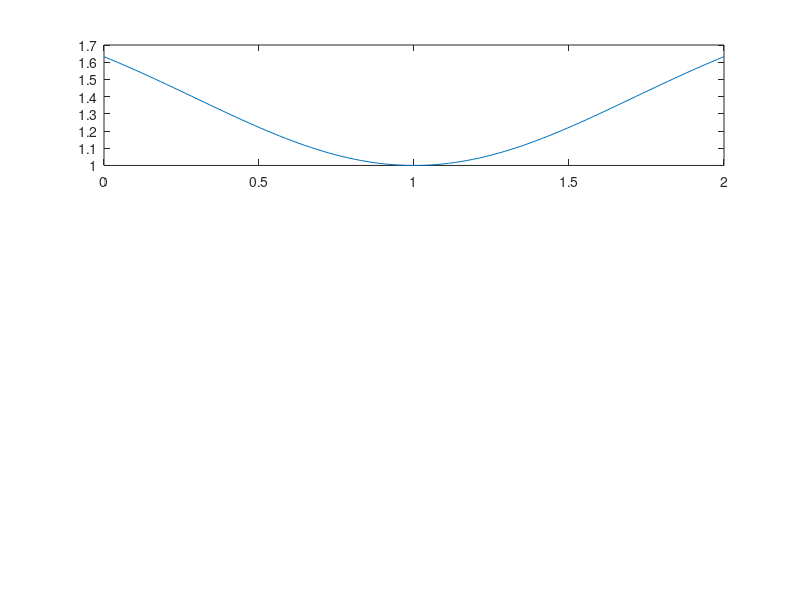

MATLAB code for this plot: (Note: this script raises an error after producing the figure.)
dvdr = @(v,dAdr,vs) v*(-dAdr)./(1-v.^2/vs^2);

vs = 1;
v = linspace(0,3,1000);
dAdr = -1; % converging

plot(v/vs,dvdr(v,dAdr,vs),'.',v/vs,dvdr(v,-dAdr,vs),'.',v/vs,dvdr(v,0,vs),'.')
legend('converging','diverging')
grid on

%%

fun_r = @(x,x0,rmin,rmax) rmax - rmin*exp(-(x-x0).^2);
fun_A = @(x,x0,rmin,rmax) pi*fun_r(x,x0,rmin,rmax).^2;

xvec = linspace(0,2);
dx = xvec(2) - xvec(1);
x0 = 1;
rmin = 1;
rmax = 2;


nrows = 3;
ncols = 1;
isub = 1;

hca = subplot(nrows,ncols,isub); isub = isub + 1;
plot(hca,xvec,fun_r(xvec,x0,rmin,rmax))
hca.YLim = [0 rmax];

hca = subplot(nrows,ncols,isub); isub = isub + 1;
plot(hca,xvec,fun_A(xvec,x0,rmin,rmax))
hca.YLim(1) = 0;

hca = subplot(nrows,ncols,isub); isub = isub + 1;
plot(hca,xvec(2:end),diff(fun_A(xvec,x0,rmin,rmax))/dx)


%% Syms, Venturi/Venturi-Laval
% Define variables
syms x v(x) t
Dv = diff(v,x);

% Define constants
rmax = 2;
rmin = 1.8506; % v0 = 0.2vs
rmin = 0.5;

vs = 1;
x0 = 3;
xvec = linspace(0,2*x0,1000);

% Specify box
r = rmax - (rmax-rmin)*exp(-(x-x0)^2);
r = 0.1*x/(rmax-rmin);
A = pi*r^2;
dAdx = gradient(A,x);

% Specify and solve ode
ode = Dv == v*(-dAdx/A)/(1-v^2/vs^2);
cond1 = v(x0) == 1.0*vs;
cond2 = Dv(x0) == 0;
conds = [cond1];
%cond = r(0) == 0;
vSolx = dsolve(ode,conds);
dvdx = gradient(vSolx,x);

% Numerical
%rhs = matlabFunction(v*(-dAdx/A)/(1-v^2/vs^2));
%v_num = ode45(rhs,[0 x0],[0.1 0.1]);


% Make functions
mf_r = matlabFunction(r);
mf_A = matlabFunction(A);
mf_dAdx = matlabFunction(dAdx);
mf_v = matlabFunction(vSolx);
mf_dvdx = matlabFunction(dvdx);

% Plot
nrows = 5;
ncols = 1;
isub = 1;

hca = subplot(nrows,ncols,isub); isub = isub + 1;
plot(hca,xvec,mf_r(xvec))
hca.XLabel.String = 'x';
hca.YLabel.String = 'r';
hca.YLim = [0 rmax];

hca = subplot(nrows,ncols,isub); isub = isub + 1;
plot(hca,xvec,mf_A(xvec))
hca.XLabel.String = 'x';
hca.YLabel.String = 'A';
hca.YLim(1) = 0;

hca = subplot(nrows,ncols,isub); isub = isub + 1;
plot(hca,xvec,mf_dAdx(xvec))
hca.XLabel.String = 'x';
hca.YLabel.String = 'dA/dx';

hca = subplot(nrows,ncols,isub); isub = isub + 1;
plot(hca,xvec,real(mf_v(xvec)),xvec,imag(mf_v(xvec)))
hca.XLabel.String = 'x';
hca.YLabel.String = 'v';

hca = subplot(nrows,ncols,isub); isub = isub + 1;
%plot(hca,mf_v(xvec),real(mf_v(xvec)),xvec,imag(mf_v(xvec)))
plot(hca,mf_v(xvec)/vs,mf_dvdx(xvec))
hca.XLabel.String = 'v/v_s';
hca.YLabel.String = 'dv/dx';

%% Numerical, Venturi/Venturi-Laval
% Define variables
syms x v(x)
Dv = diff(v,x);

% Define constants
rmax = 2;
rmin = 1.8506; % v0 = 0.2vs
rmin = 1.5;

vs = 1;
x0 = 3;
xvec = linspace(0,2*x0,1000);

% Specify box
r = rmax - (rmax-rmin)*exp(-(x-x0)^2);
%r = 0.1*x/(rmax-rmin);
A = pi*r^2;
dAdx = gradient(A,x);

% Specify and solve ode
ode = Dv == v*(-dAdx/A)/(1-v^2/vs^2);
cond1 = v(x0) == 1*vs;
cond2 = Dv(x0) == 0;
conds = [cond1];
%cond = r(0) == 0;
vSolx = dsolve(ode,conds);
dvdx = gradient(vSolx,x);

% Make functions
mf_r = matlabFunction(r);
mf_A = matlabFunction(A);
mf_dAdx = matlabFunction(dAdx);
mf_v = matlabFunction(vSolx);
mf_dvdx = matlabFunction(dvdx);

% Plot
nrows = 5;
ncols = 1;
isub = 1;

hca = subplot(nrows,ncols,isub); isub = isub + 1;
plot(hca,xvec,mf_r(xvec))
hca.XLabel.String = 'x';
hca.YLabel.String = 'r';
hca.YLim = [0 rmax];

hca = subplot(nrows,ncols,isub); isub = isub + 1;
plot(hca,xvec,mf_A(xvec))
hca.XLabel.String = 'x';
hca.YLabel.String = 'A';
hca.YLim(1) = 0;

hca = subplot(nrows,ncols,isub); isub = isub + 1;
plot(hca,xvec,mf_dAdx(xvec))
hca.XLabel.String = 'x';
hca.YLabel.String = 'dA/dx';

hca = subplot(nrows,ncols,isub); isub = isub + 1;
plot(hca,xvec,real(mf_v(xvec)),xvec,imag(mf_v(xvec)))
hca.XLabel.String = 'x';
hca.YLabel.String = 'v';

hca = subplot(nrows,ncols,isub); isub = isub + 1;
%plot(hca,mf_v(xvec),real(mf_v(xvec)),xvec,imag(mf_v(xvec)))
plot(hca,mf_v(xvec)/vs,mf_dvdx(xvec))
hca.XLabel.String = 'v/v_s';
hca.YLabel.String = 'dv/dx';

%% Solar wind solution
vs = 1;
rc = 1;

fun = @(r,v,c) (v/vs).^2 - log((v/vs).^2) - 4*r/rc + 4*log(r/rc) - c;
%fun = @(r,v,c) (v/vs).^2 - log((v/vs).^2) - 4*r/c - 4*log(r/rc) - c;

v = vs*linspace(0,5,500);
r = rc*linspace(0,5,500);
v = vs*logspace(-2,log10(3),500);
r = rc*logspace(-2,log10(5),500);
[R,V] = meshgrid(r,v);


cvec = -9:2:3;
nrows = numel(cvec);
ncols = 1;

for ic = 1:numel(cvec)
  c = cvec(ic);
  hca = subplot(nrows,ncols,ic);
  vpow = 1;
  pcolor(hca,R,V.^vpow,fun(R,V,c))
  hca.CLim = [-5 5];
  shading(hca,'flat')
  hca.XLabel.String = 'r/r_c';
  hca.YLabel.String = sprintf('(v/v_s)^%.0f',vpow);
  colormap(pic_colors('blue_red'))
  hca.Title.String = sprintf('C = %4.0f',c);
  hcb = colorbar('peer',hca);
  hcb.YLabel.String = {'f(r,v)'};
end
h = findobj(gcf,'type','axes'); h = h(end:-1:1);
h(1).Title.String = {'f(r,v) = (v/v_s)^2 - log((v/v_s)^2)-4r/r_c + 4log(r/r_c) - C', h(1).Title.String};

%% contourf plot isntead
cvec = -9:2:3;
nrows = 1;
ncols = 1;
legs = {};
colors = pic_colors('matlab');
hca = subplot(nrows,ncols,1);

for ic = 1:numel(cvec)
  c = cvec(ic);    
  vpow = 1;  
  hc = contourf(hca,R,V.^vpow,fun(R,V,c),[0 0],'color',colors(ic,:),'linewidth',1,'tag',num2str(c));  
  shading(hca,'flat')
  hca.XLabel.String = 'r/r_c';
  hca.YLabel.String = sprintf('(v/v_s)^%.0f',vpow);
  %colormap(pic_colors('blue_red'))
  legs{ic} = sprintf('C = %4.0f',c);
  %hcb = colorbar('peer',hca);
  %hcb.YLabel.String = {'f(r,v)'};
  if ic == 1, hold(hca,'on'); end
  if ic == numel(cvec), hold(hca,'off'); end
end

h = findobj(gcf,'type','axes'); h = h(end:-1:1);
h(1).Title.String = {'f(r,v) = (v/v_s)^2 - log((v/v_s)^2)-4r/r_c + 4log(r/r_c) - C = 0', h(1).Title.String};
legend(hca,legs,'location','east')
grid(hca,'on')
hca.Position(2) = 0.15;
hca.Position(4) = 0.70;


%% fminsearch
c = -3;
v = 2;
FUN = @(r)fun(r,v,c);
X = fminsearch(FUN,1);
